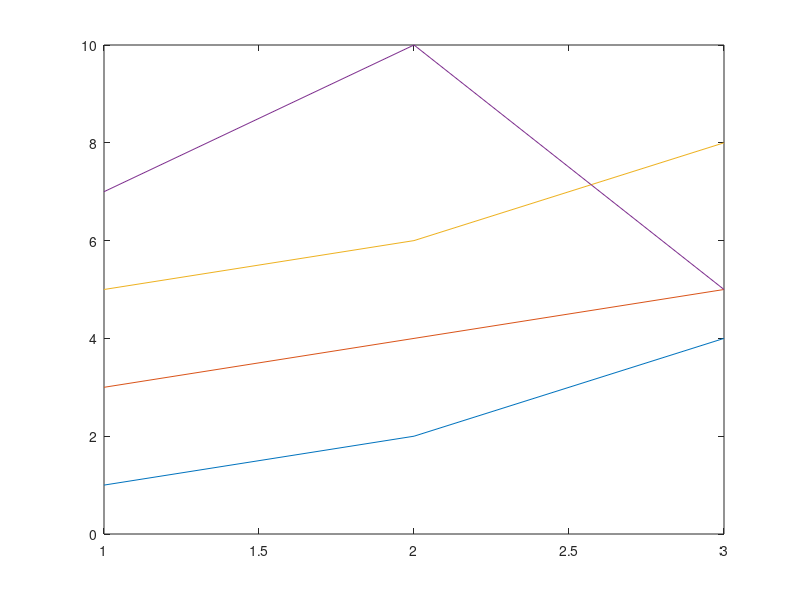
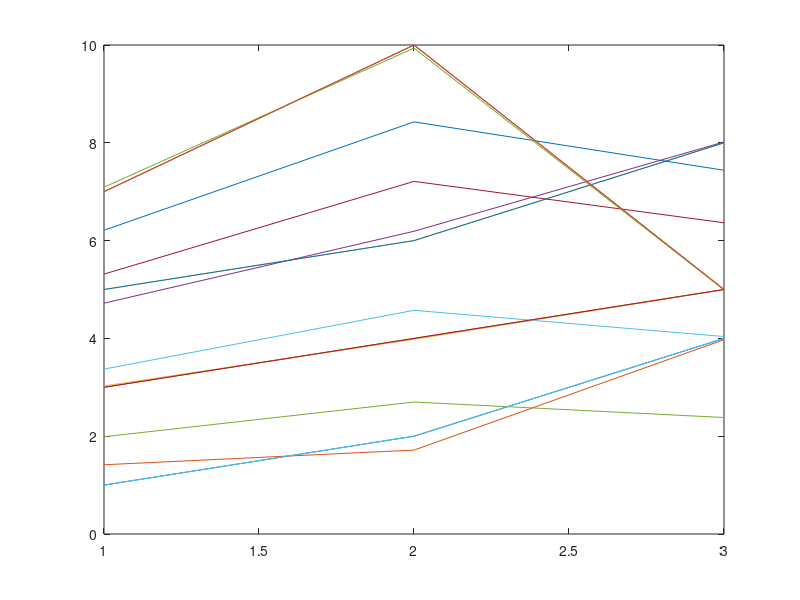

Recreate these plots in MATLAB, in order.
X=[1, 2, 4;
   3, 4, 5;
   5, 6, 8;
   7, 10, 5];

hold off
plot(X')

sigma=X*X'

[U,S,V]=svd(sigma)

sum(diag(S))

sum(diag(S)(1))/sum(diag(S)) # 99.7% of variance retained
sum(diag(S)(1:2))/sum(diag(S)) #100% of variance retained
sum(diag(S)(1:3))/sum(diag(S)) #100% of variance retained


Ureduce1=U(:,1:1) #Just the first component, then
Ureduce2=U(:,1:2) #Or the two important ones
Ureduce3=U(:,1:3)

# the compressed representation
Z1=Ureduce1'*X
Z2=Ureduce2'*X
Z3=Ureduce3'*X

# and uncompress it again
Xapprox1=Ureduce1*Z1
Xapprox2=Ureduce2*Z2
Xapprox3=Ureduce3*Z3

figure
plot(X')
hold on
plot(Xapprox1')
plot(Xapprox2')
plot(Xapprox3')


## should really remove DC and scale first!

N=X-mean(X)

sigma2=N*N'
[U2,S2,V2]=svd(sigma2)
